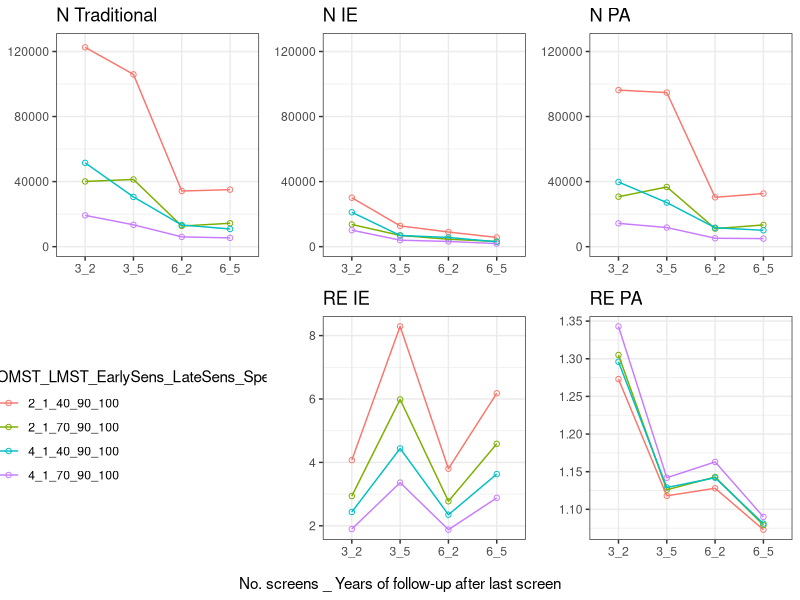

Reproduce this figure in R.
library(here)
library(dplyr)
library(ggplot2)
library(patchwork)
library(survminer)
library(grid)
thedata=read.csv(here("Fitting of Natural History Model/Jane/toy_analysis.csv"))%>%
  mutate(combo=paste0(OMST,"_",LMST,"_",Sens.early....,"_",Sens.late....,"_",Specificity....),
         design=paste0(X..screens,"_",Follow.up ))


n_plot_traditional = ggplot(
  data = subset(thedata, Specificity.... == 100 & Sens.late.... == 90 & LMST==1),
  aes(x = design, y = N.Traditional)
) +
  geom_point(aes(color = combo), shape = 1) +
  geom_line(aes(color = combo, group = combo)) +
  ylim(0, 125000) +
  theme_bw() +
  theme(axis.title = element_blank()) +
  ggtitle("N Traditional") +
  labs(colour = "OMST_LMST_EarlySens_LateSens_Specificity")

n_plot_IE = ggplot(
  data = subset(thedata, Specificity.... == 100 & Sens.late.... == 90&LMST==1),
  aes(x = design, y = N.IE)
) +
  geom_point(aes(color = combo), shape = 1) +
  geom_line(aes(color = combo, group = combo)) +
  ylim(0, 125000) +
  theme_bw() +
  theme(axis.title = element_blank()) +
  ggtitle("N IE") +
  labs(colour = "OMST_LMST_EarlySens_LateSens_Specificity")

n_plot_PA = ggplot(
  data = subset(thedata, Specificity.... == 100 & Sens.late.... == 90&LMST==1),
  aes(x = design, y = N.PA)
) +
  geom_point(aes(color = combo), shape = 1) +
  geom_line(aes(color = combo, group = combo)) +
  ylim(0, 125000) +
  theme_bw() +
  theme(axis.title = element_blank()) +
  ggtitle("N PA") +
  labs(colour = "OMST_LMST_EarlySens_LateSens_Specificity")

RE_plot_PA = ggplot(
  data = subset(thedata, Specificity.... == 100 & Sens.late.... == 90&LMST==1),
  aes(x = design, y = N_Traditional...N_PA)
) +
  geom_point(aes(color = combo), shape = 1) +
  geom_line(aes(color = combo, group = combo)) +
  theme_bw() +
  theme(axis.title = element_blank()) +
  ggtitle("RE PA") +
  labs(colour = "OMST_LMST_EarlySens_LateSens_Specificity")

RE_plot_IE = ggplot(
  data = subset(thedata, Specificity.... == 100 & Sens.late.... == 90&LMST==1),
  aes(x = design, y = N_Traditional...N_IE)
) +
  geom_point(aes(color = combo), shape = 1) +
  geom_line(aes(color = combo, group = combo)) +
  theme_bw() +
  theme(axis.title = element_blank()) +
  ggtitle("RE IE") +
  labs(colour = "OMST_LMST_EarlySens_LateSens_Specificity")

sample_size_RR = ggplot(
  data = subset(thedata, Specificity.... == 100 & Sens.late.... == 90 &Follow.up==2 & X..screens==3),
  aes(x = RR.Traditional , y = N.IE)
) +
  geom_point(aes(color = combo), shape = 1) +
  geom_line(aes(color = combo, group = combo)) +
  theme_bw() +
  theme(axis.title = element_blank()) +
  ggtitle("Sample size versus effect size") +
  labs(colour = "OMST_LMST_EarlySens_LateSens_Specificity")





################################################
#Chat GPT combined plot
###############################################
library(ggplot2)
library(cowplot)
library(grid)

# Remove legends from all plots
p1 <- n_plot_traditional + theme(legend.position = "none")
p2 <- n_plot_IE + theme(legend.position = "none")
p3 <- n_plot_PA + theme(legend.position = "none")
p4 <- RE_plot_PA + theme(legend.position = "none")
p5 <- RE_plot_IE + theme(legend.position = "none")

legend_plot <- ggplot(
  data = subset(thedata, Specificity.... == 100 & Sens.late.... == 90&LMST==1),
  aes(x = design, y = N.Traditional)
) +
  geom_point(aes(color = combo), shape = 1) +
  geom_line(aes(color = combo, group = combo)) +
  theme_bw() +
  labs(colour = "OMST_LMST_EarlySens_LateSens_Specificity") +
  theme(legend.position = "right")

legend <- get_legend(legend_plot)

legend_panel <- ggdraw() +
  draw_grob(legend, x = 0.05, y = 0.05, width = 0.9, height = 0.9)

panel_grid <- plot_grid(
  p1, p2, p3,
  legend_panel, p5, p4,
  ncol = 3,
  align = "hv"
)

xlab_grob <- textGrob(
  "No. screens _ Years of follow-up after last screen",
  gp = gpar(fontsize = 11)
)

final_plot <- plot_grid(
  panel_grid,
  ggdraw() + draw_grob(xlab_grob),
  ncol = 1,
  rel_heights = c(1, 0.06)
)

final_plot
